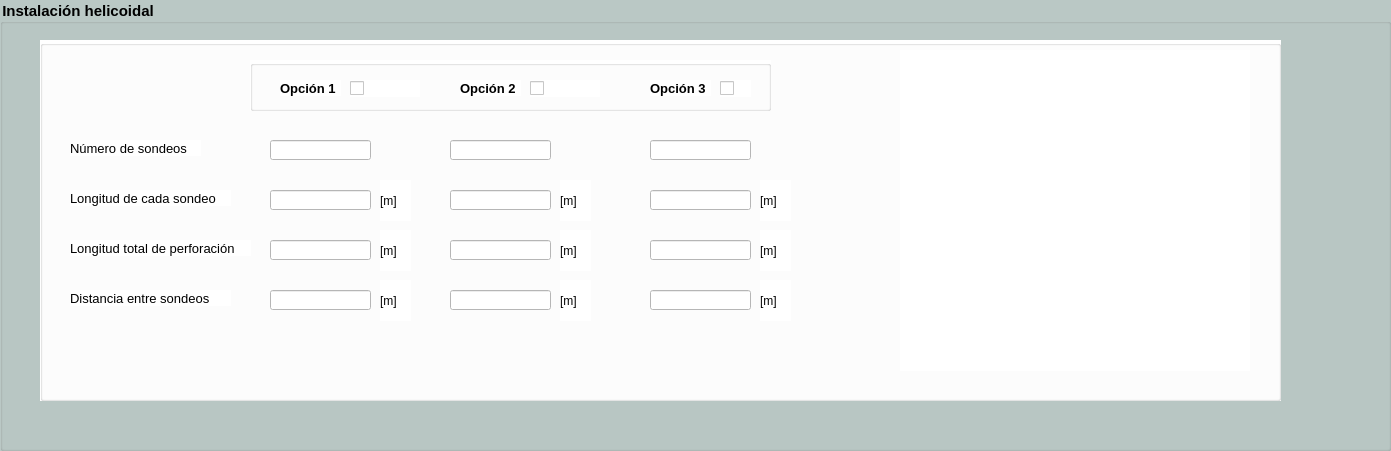
      <widget class="QGroupBox" name="gbhelicoidalfinal">
       <property name="geometry">
        <rect>
         <x>60</x>
         <y>350</y>
         <width>1391</width>
         <height>451</height>
        </rect>
       </property>
       <property name="font">
        <font>
         <pointsize>11</pointsize>
         <weight>75</weight>
         <bold>true</bold>
        </font>
       </property>
       <property name="styleSheet">
        <string notr="true">background-color: rgb(186, 200, 197);</string>
       </property>
       <property name="title">
        <string>Instalación helicoidal</string>
       </property>
       <widget class="QGroupBox" name="groupBox_14">
        <property name="geometry">
         <rect>
          <x>40</x>
          <y>40</y>
          <width>1241</width>
          <height>361</height>
         </rect>
        </property>
        <property name="styleSheet">
         <string notr="true">background-color: rgb(255, 255, 255);</string>
        </property>
        <property name="title">
         <string/>
        </property>
        <widget class="QLabel" name="label_12">
         <property name="geometry">
          <rect>
           <x>30</x>
           <y>250</y>
           <width>161</width>
           <height>16</height>
          </rect>
         </property>
         <property name="font">
          <font>
           <pointsize>10</pointsize>
          </font>
         </property>
         <property name="text">
          <string>Distancia entre sondeos</string>
         </property>
        </widget>
        <widget class="QLabel" name="label_10">
         <property name="geometry">
          <rect>
           <x>30</x>
           <y>150</y>
           <width>161</width>
           <height>16</height>
          </rect>
         </property>
         <property name="font">
          <font>
           <pointsize>10</pointsize>
          </font>
         </property>
         <property name="text">
          <string>Longitud de cada sondeo</string>
         </property>
        </widget>
        <widget class="QLabel" name="label_11">
         <property name="geometry">
          <rect>
           <x>30</x>
           <y>200</y>
           <width>181</width>
           <height>16</height>
          </rect>
         </property>
         <property name="font">
          <font>
           <pointsize>10</pointsize>
          </font>
         </property>
         <property name="text">
          <string>Longitud total de perforación</string>
         </property>
        </widget>
        <widget class="QLabel" name="lbm_22">
         <property name="geometry">
          <rect>
           <x>720</x>
           <y>140</y>
           <width>31</width>
           <height>41</height>
          </rect>
         </property>
         <property name="text">
          <string>[m]</string>
         </property>
        </widget>
        <widget class="QLineEdit" name="lenumsondeoshel">
         <property name="geometry">
          <rect>
           <x>230</x>
           <y>100</y>
           <width>101</width>
           <height>20</height>
          </rect>
         </property>
        </widget>
        <widget class="QLineEdit" name="lelongtotalhel_3">
         <property name="geometry">
          <rect>
           <x>610</x>
           <y>200</y>
           <width>101</width>
           <height>20</height>
          </rect>
         </property>
        </widget>
        <widget class="QLabel" name="lbm_18">
         <property name="geometry">
          <rect>
           <x>520</x>
           <y>140</y>
           <width>31</width>
           <height>41</height>
          </rect>
         </property>
         <property name="text">
          <string>[m]</string>
         </property>
        </widget>
        <widget class="QLineEdit" name="lelongsondeohel_3">
         <property name="geometry">
          <rect>
           <x>610</x>
           <y>150</y>
           <width>101</width>
           <height>20</height>
          </rect>
         </property>
        </widget>
        <widget class="QLineEdit" name="lenumsondeoshel_2">
         <property name="geometry">
          <rect>
           <x>410</x>
           <y>100</y>
           <width>101</width>
           <height>20</height>
          </rect>
         </property>
        </widget>
        <widget class="QLineEdit" name="lelongtotalhel">
         <property name="geometry">
          <rect>
           <x>230</x>
           <y>200</y>
           <width>101</width>
           <height>20</height>
          </rect>
         </property>
        </widget>
        <widget class="QLabel" name="lbm_23">
         <property name="geometry">
          <rect>
           <x>720</x>
           <y>240</y>
           <width>31</width>
           <height>41</height>
          </rect>
         </property>
         <property name="text">
          <string>[m]</string>
         </property>
        </widget>
        <widget class="QLabel" name="lbm_3">
         <property name="geometry">
          <rect>
           <x>340</x>
           <y>190</y>
           <width>31</width>
           <height>41</height>
          </rect>
         </property>
         <property name="text">
          <string>[m]</string>
         </property>
        </widget>
        <widget class="QLabel" name="label_9">
         <property name="geometry">
          <rect>
           <x>30</x>
           <y>100</y>
           <width>131</width>
           <height>16</height>
          </rect>
         </property>
         <property name="font">
          <font>
           <pointsize>10</pointsize>
          </font>
         </property>
         <property name="text">
          <string>Número de sondeos</string>
         </property>
        </widget>
        <widget class="QGroupBox" name="groupBox_5">
         <property name="geometry">
          <rect>
           <x>210</x>
           <y>20</y>
           <width>521</width>
           <height>51</height>
          </rect>
         </property>
         <property name="title">
          <string/>
         </property>
         <widget class="QCheckBox" name="cbop3_2">
          <property name="geometry">
           <rect>
            <x>470</x>
            <y>20</y>
            <width>31</width>
            <height>17</height>
           </rect>
          </property>
          <property name="text">
           <string/>
          </property>
          <property name="autoExclusive">
           <bool>true</bool>
          </property>
         </widget>
         <widget class="QLabel" name="label_46">
          <property name="geometry">
           <rect>
            <x>400</x>
            <y>20</y>
            <width>61</width>
            <height>16</height>
           </rect>
          </property>
          <property name="font">
           <font>
            <pointsize>10</pointsize>
            <weight>75</weight>
            <bold>true</bold>
           </font>
          </property>
          <property name="text">
           <string>Opción 3</string>
          </property>
         </widget>
         <widget class="QCheckBox" name="cbop1_2">
          <property name="geometry">
           <rect>
            <x>100</x>
            <y>20</y>
            <width>70</width>
            <height>17</height>
           </rect>
          </property>
          <property name="text">
           <string/>
          </property>
          <property name="autoExclusive">
           <bool>true</bool>
          </property>
         </widget>
         <widget class="QCheckBox" name="cbop2_2">
          <property name="geometry">
           <rect>
            <x>280</x>
            <y>20</y>
            <width>70</width>
            <height>17</height>
           </rect>
          </property>
          <property name="text">
           <string/>
          </property>
          <property name="autoExclusive">
           <bool>true</bool>
          </property>
         </widget>
         <widget class="QLabel" name="label_48">
          <property name="geometry">
           <rect>
            <x>210</x>
            <y>20</y>
            <width>61</width>
            <height>16</height>
           </rect>
          </property>
          <property name="font">
           <font>
            <pointsize>10</pointsize>
            <weight>75</weight>
            <bold>true</bold>
           </font>
          </property>
          <property name="text">
           <string>Opción 2</string>
          </property>
         </widget>
         <widget class="QLabel" name="label_49">
          <property name="geometry">
           <rect>
            <x>30</x>
            <y>20</y>
            <width>61</width>
            <height>16</height>
           </rect>
          </property>
          <property name="font">
           <font>
            <pointsize>10</pointsize>
            <weight>75</weight>
            <bold>true</bold>
           </font>
          </property>
          <property name="text">
           <string>Opción 1</string>
          </property>
         </widget>
        </widget>
        <widget class="QLineEdit" name="lelongsondeohel_2">
         <property name="geometry">
          <rect>
           <x>410</x>
           <y>150</y>
           <width>101</width>
           <height>20</height>
          </rect>
         </property>
        </widget>
        <widget class="QLabel" name="lbm_4">
         <property name="geometry">
          <rect>
           <x>340</x>
           <y>240</y>
           <width>31</width>
           <height>41</height>
          </rect>
         </property>
         <property name="text">
          <string>[m]</string>
         </property>
        </widget>
        <widget class="QLabel" name="lbm_20">
         <property name="geometry">
          <rect>
           <x>520</x>
           <y>240</y>
           <width>31</width>
           <height>41</height>
          </rect>
         </property>
         <property name="text">
          <string>[m]</string>
         </property>
        </widget>
        <widget class="QLineEdit" name="lelongsondeohel">
         <property name="geometry">
          <rect>
           <x>230</x>
           <y>150</y>
           <width>101</width>
           <height>20</height>
          </rect>
         </property>
        </widget>
        <widget class="QLineEdit" name="lediamperfhel">
         <property name="geometry">
          <rect>
           <x>230</x>
           <y>250</y>
           <width>101</width>
           <height>20</height>
          </rect>
         </property>
        </widget>
        <widget class="QLineEdit" name="lediamperfhel_3">
         <property name="geometry">
          <rect>
           <x>610</x>
           <y>250</y>
           <width>101</width>
           <height>20</height>
          </rect>
         </property>
        </widget>
        <widget class="QLineEdit" name="lediamperfhel_2">
         <property name="geometry">
          <rect>
           <x>410</x>
           <y>250</y>
           <width>101</width>
           <height>20</height>
          </rect>
         </property>
        </widget>
        <widget class="QLineEdit" name="lelongtotalhel_2">
         <property name="geometry">
          <rect>
           <x>410</x>
           <y>200</y>
           <width>101</width>
           <height>20</height>
          </rect>
         </property>
        </widget>
        <widget class="QLabel" name="lbhelicoidal">
         <property name="geometry">
          <rect>
           <x>860</x>
           <y>10</y>
           <width>350</width>
           <height>321</height>
          </rect>
         </property>
         <property name="font">
          <font>
           <pointsize>12</pointsize>
          </font>
         </property>
         <property name="styleSheet">
          <string notr="true">border-image: url(:/geo/helicoidal.png);</string>
         </property>
         <property name="text">
          <string/>
         </property>
        </widget>
        <widget class="QLineEdit" name="lenumsondeoshel_3">
         <property name="geometry">
          <rect>
           <x>610</x>
           <y>100</y>
           <width>101</width>
           <height>20</height>
          </rect>
         </property>
        </widget>
        <widget class="QLabel" name="lbm_2">
         <property name="geometry">
          <rect>
           <x>340</x>
           <y>140</y>
           <width>31</width>
           <height>41</height>
          </rect>
         </property>
         <property name="text">
          <string>[m]</string>
         </property>
        </widget>
        <widget class="QLabel" name="lbm_21">
         <property name="geometry">
          <rect>
           <x>720</x>
           <y>190</y>
           <width>31</width>
           <height>41</height>
          </rect>
         </property>
         <property name="text">
          <string>[m]</string>
         </property>
        </widget>
        <widget class="QLabel" name="lbm_19">
         <property name="geometry">
          <rect>
           <x>520</x>
           <y>190</y>
           <width>31</width>
           <height>41</height>
          </rect>
         </property>
         <property name="text">
          <string>[m]</string>
         </property>
        </widget>
       </widget>
      </widget>
